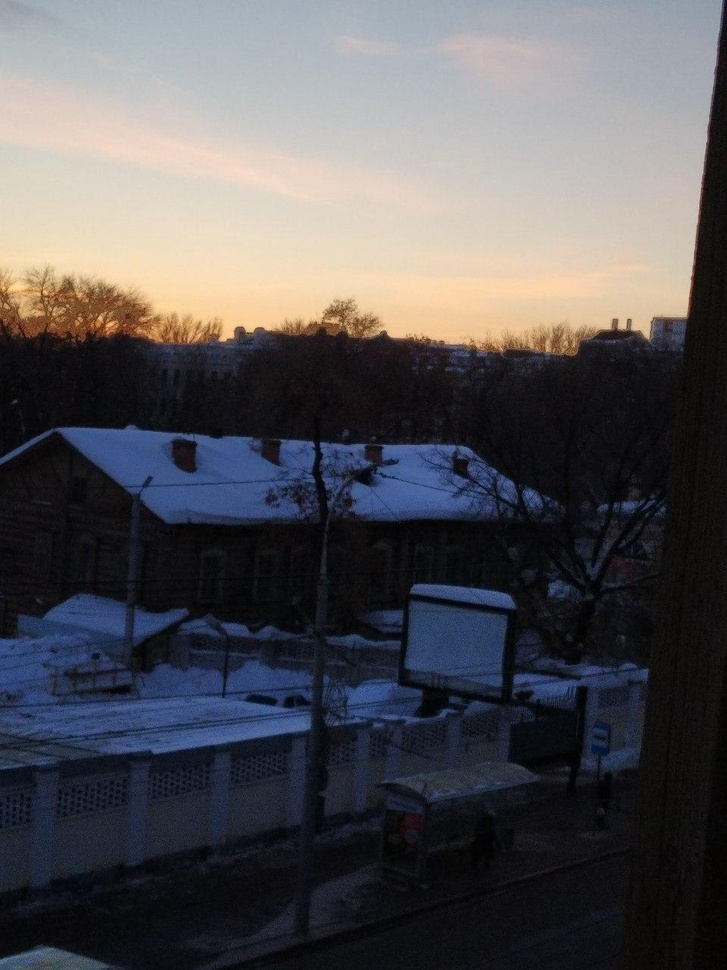
#> input picture images/task1contrast.jpg, 727 x 970 px, shrunk from 960 x 1280 before the run
$ python Task3SobelTransformations.py   (older library calls are emulated)
#> lines starting #> are read from the running program, lines starting #| are printed output that depends on the picture
import numpy as np
import cv2

image = cv2.imread('images/task1contrast.jpg')
#> image is the input picture: shape (970, 727, 3); mean B, G, R 87, 83.2, 84.7

image = cv2.cvtColor(image, cv2.COLOR_BGR2GRAY)
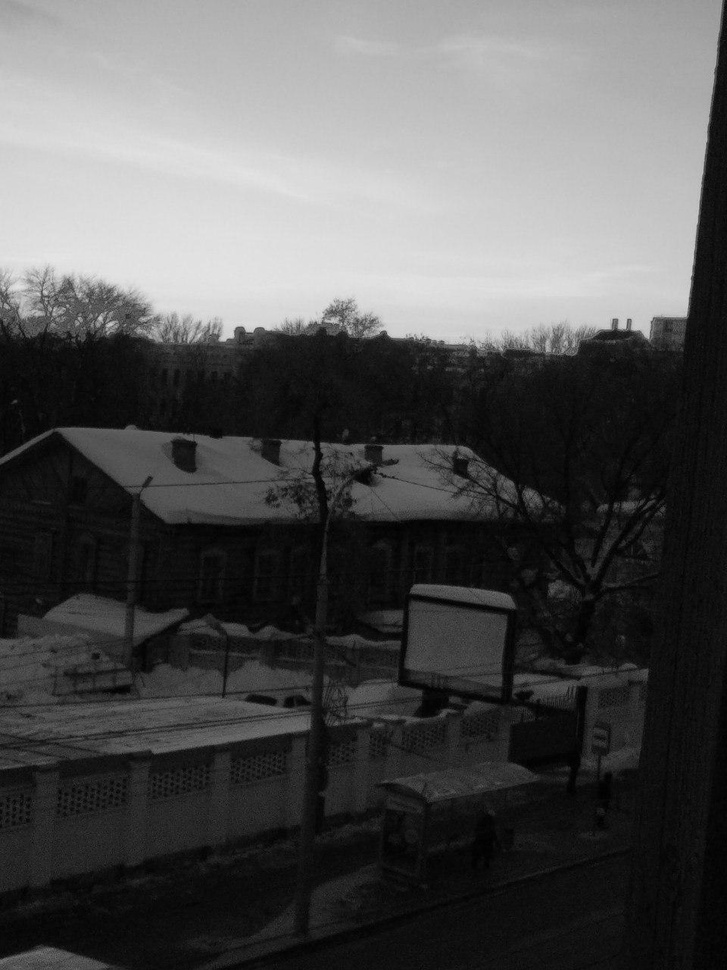
#> image: shape (970, 727); min 0, max 230, mean 84.1

imageSobelX = cv2.Sobel(image, cv2.CV_64F, dx=1, dy=0)
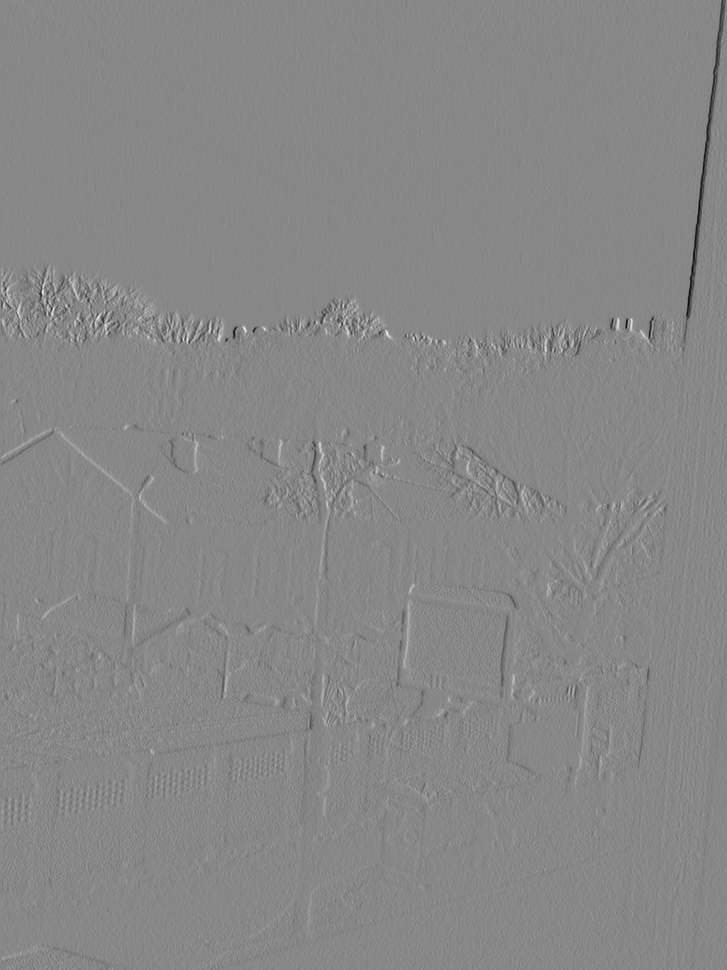
#> imageSobelX: shape (970, 727) float64; min -542, max 478, mean -0.8; drawn with min black and max white
imageSobelY = cv2.Sobel(image, cv2.CV_64F, dx=0, dy=1)
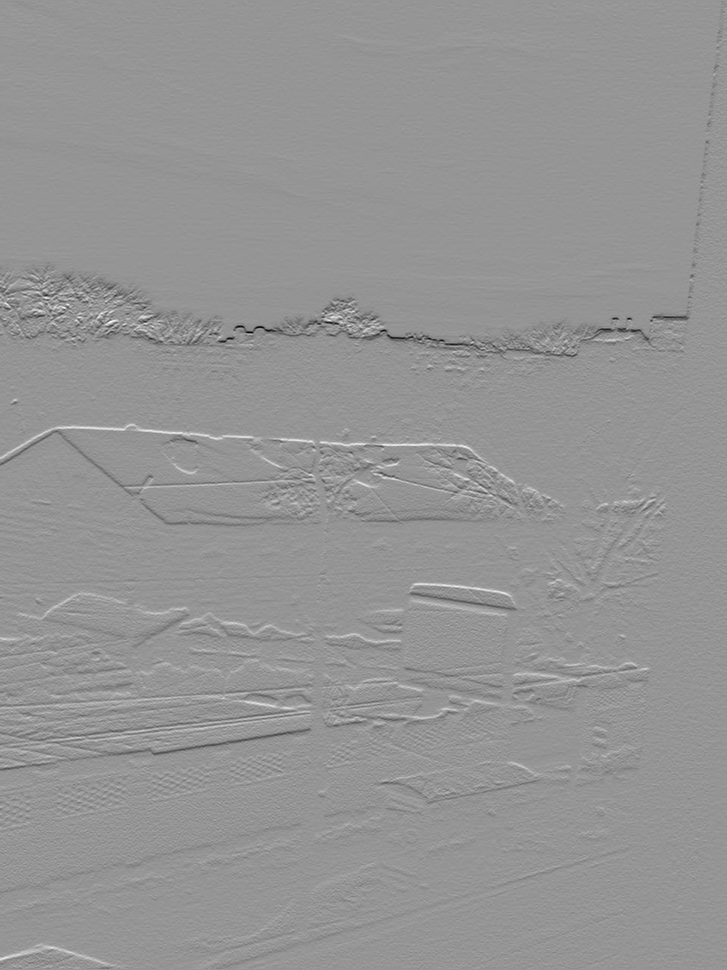
#> imageSobelY: shape (970, 727) float64; min -526, max 374, mean -1.2; drawn with min black and max white
imageSobelXY = cv2.Sobel(image, cv2.CV_64F, dx=1, dy=1)
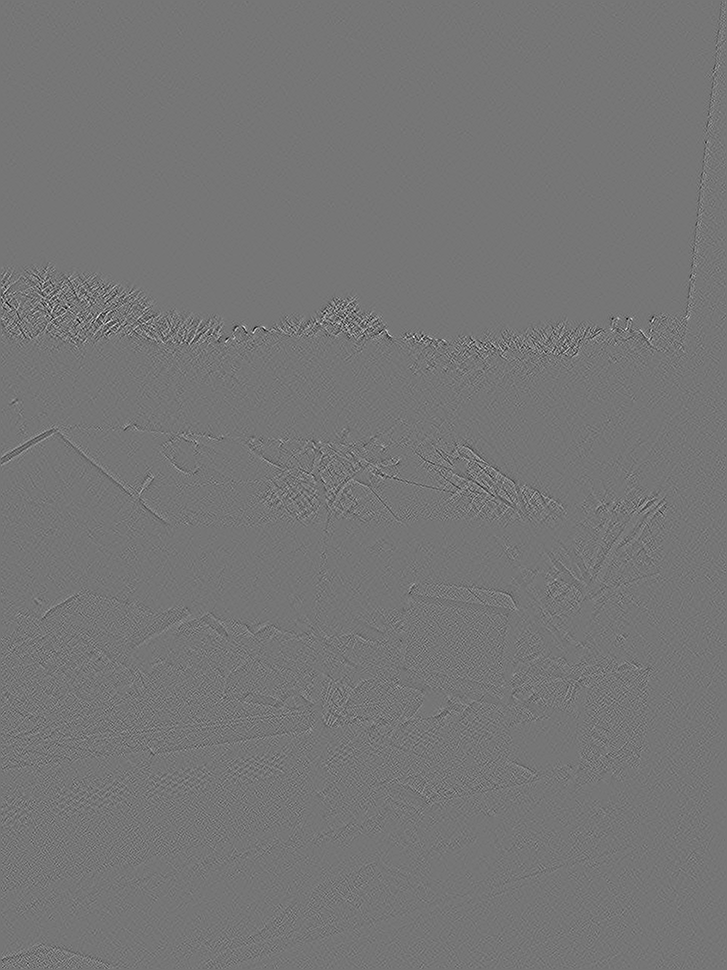
#> imageSobelXY: shape (970, 727) float64; min -139, max 161, mean 0; drawn with min black and max white
imageSobel2X = cv2.Sobel(image, cv2.CV_64F, dx=2, dy=0)
imageSobel2Y = cv2.Sobel(image, cv2.CV_64F, dx=0, dy=2)

cv2.imwrite('images/task2Sobel_res1X.jpg', imageSobelX)
cv2.imwrite('images/task2Sobel_res2Y.jpg', imageSobelY)
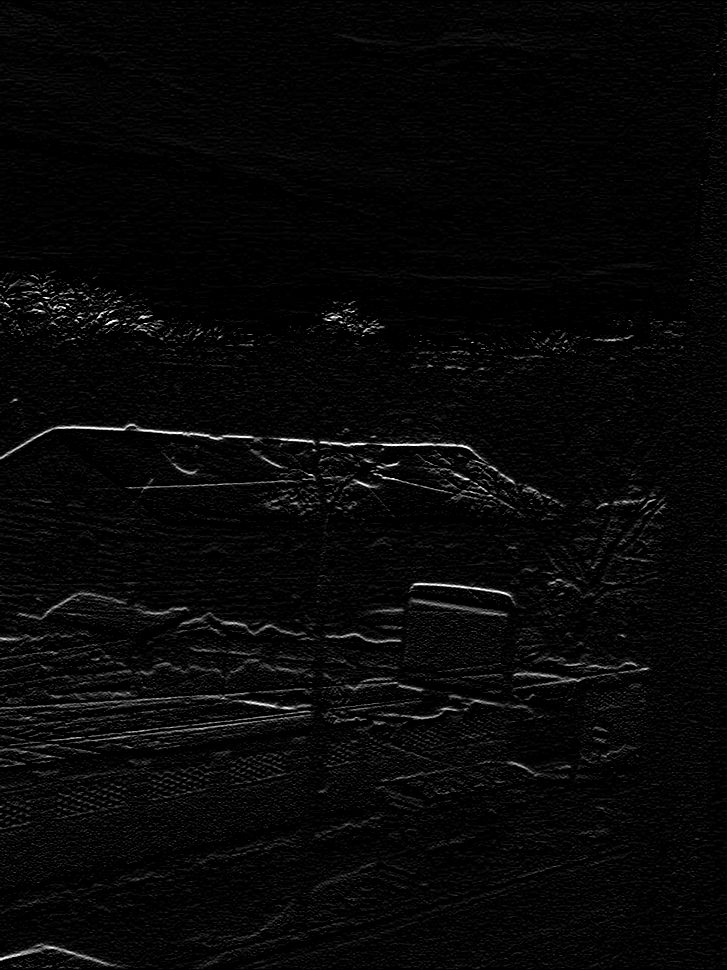
#> saved as task2Sobel_res2Y.jpg: shape (970, 727); min 0, max 255, mean 7.3
cv2.imwrite('images/task2Sobel_res3XY.jpg', imageSobelXY)
cv2.imwrite('images/task2Sobel_res42X.jpg', imageSobel2X)
cv2.imwrite('images/task2Sobel_res52Y.jpg', imageSobel2Y)
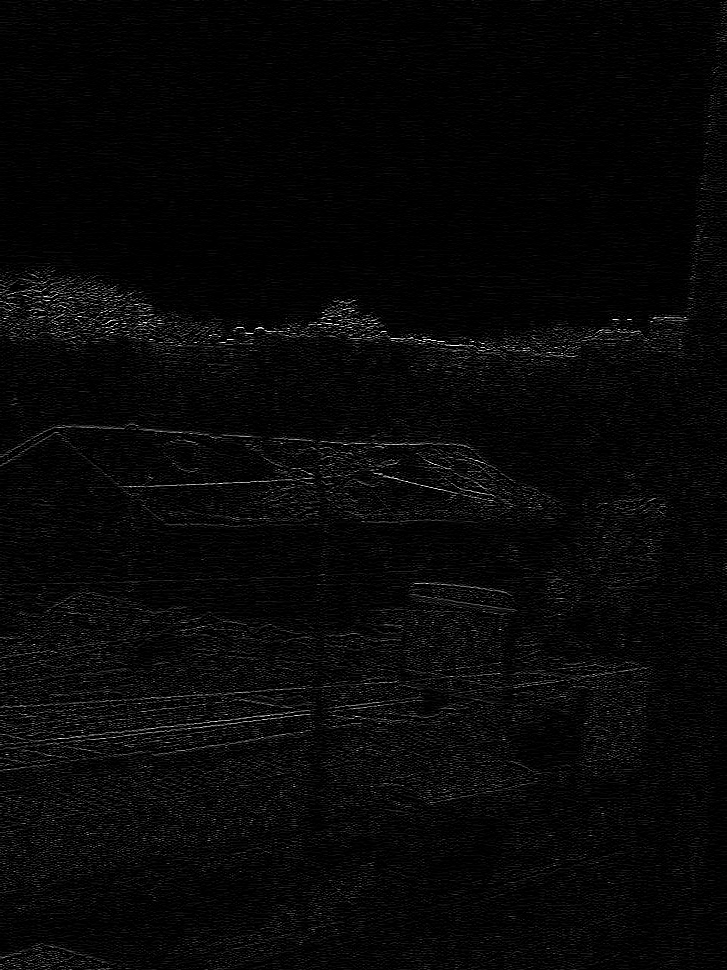
#> saved as task2Sobel_res52Y.jpg: shape (970, 727); min 0, max 255, mean 7.6

$ run again, with images/Direct_blending1.jpg copied over images/task1contrast.jpg
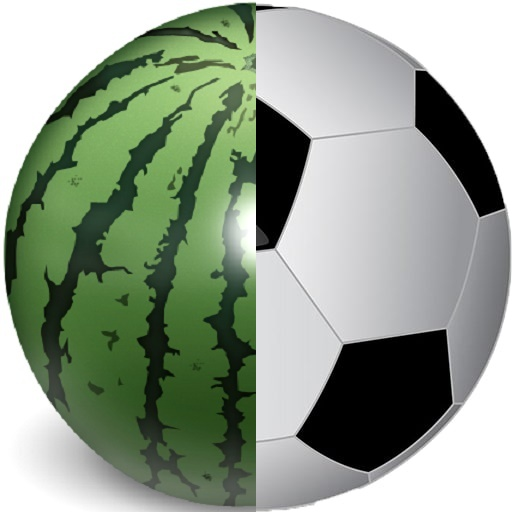
#> input picture images/Direct_blending1.jpg, 512 x 512 px
#> image is the input picture: shape (512, 512, 3); mean B, G, R 139.2, 156.1, 143.9
#> image: shape (512, 512)
#> `imageSobel2Y = cv2.Sobel(image, cv2.CV_64F, dx=0, dy=2)`:
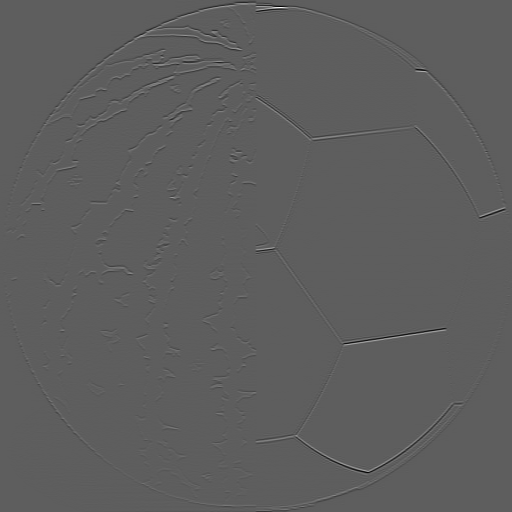
#> imageSobel2Y: shape (512, 512) float64; min -698, max 1194, mean 0; drawn with min black and max white
#> `cv2.imwrite('images/task2Sobel_res52Y.jpg', imageSobel2Y)`:
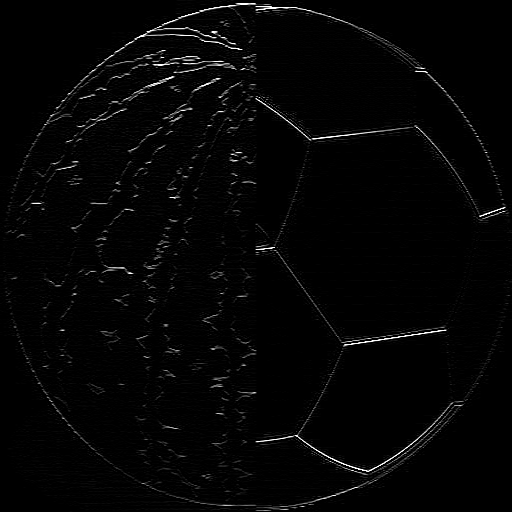
#> saved as task2Sobel_res52Y.jpg: shape (512, 512); min 0, max 255, mean 4.9
